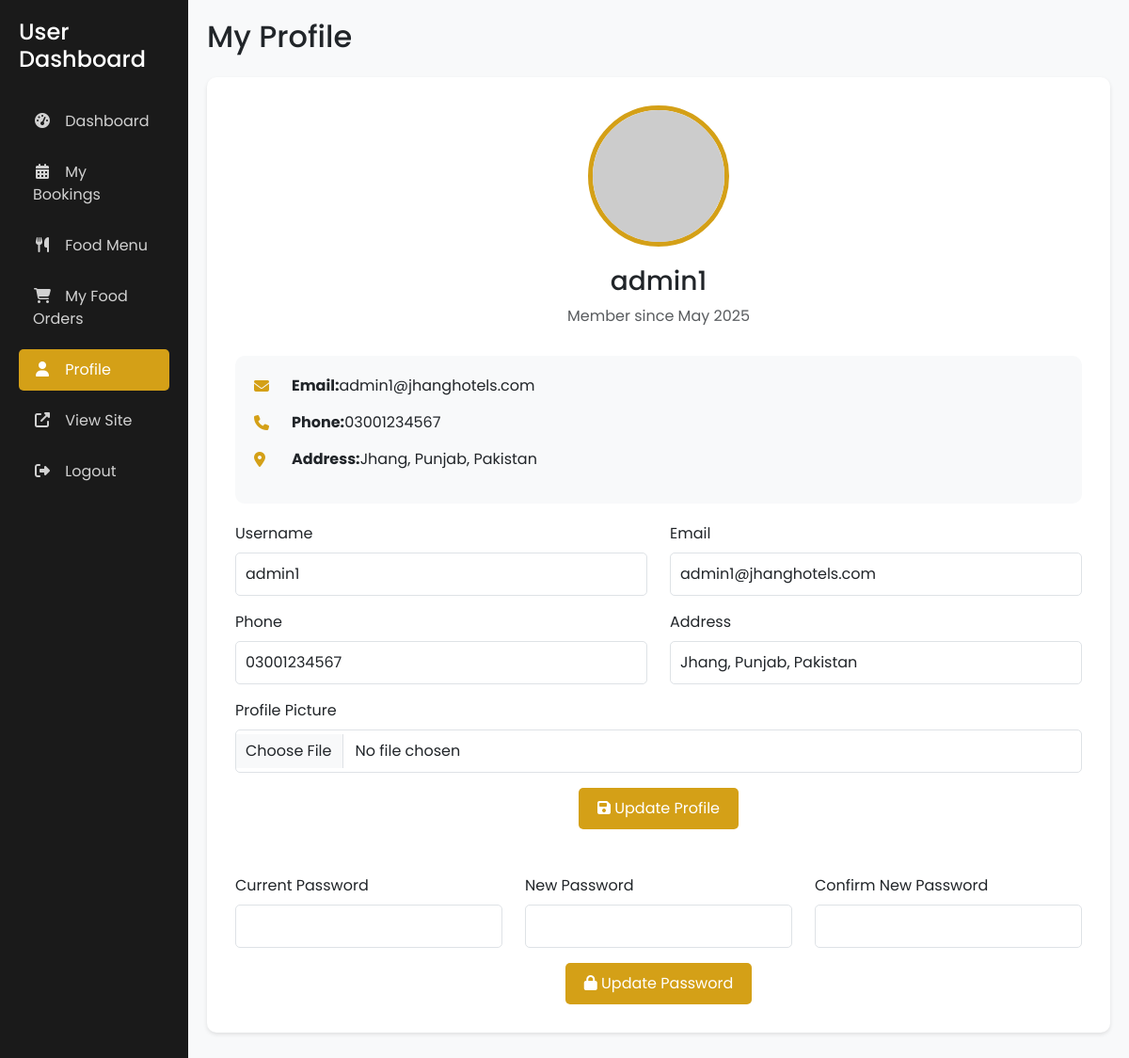
Screenshot of /user/profile.php (signed in) with the database file from the repository.
### tables this page shows
CREATE TABLE `users` (
  `id` int(11) NOT NULL,
  `username` varchar(50) NOT NULL,
  `email` varchar(100) NOT NULL,
  `password` varchar(255) NOT NULL,
  `role` enum('admin','user') DEFAULT 'user',
  `created_at` timestamp NOT NULL DEFAULT current_timestamp(),
  `first_name` varchar(50) NOT NULL,
  `last_name` varchar(50) NOT NULL,
  `phone` varchar(20) DEFAULT NULL,
  `address` text DEFAULT NULL,
  `profile_image` varchar(255) DEFAULT NULL,
  `vendor_id` int(11) NOT NULL DEFAULT 0
);

### includes/session.php (called while the page is built, shortened)
<?php
function isLoggedIn() {
    return isset($_SESSION['user_id']);
}
function getUserData() {
    if (isLoggedIn()) {
        global $conn;
        $user_id = $_SESSION['user_id'];
        $sql = "SELECT * FROM users WHERE id = ?";
        $stmt = mysqli_prepare($conn, $sql);
        mysqli_stmt_bind_param($stmt, "i", $user_id);
        mysqli_stmt_execute($stmt);
        $result = mysqli_stmt_get_result($stmt);
        return mysqli_fetch_assoc($result);
    }
    return null;
}
?>

### user/profile.php (the view, shortened to what this page needs)
<?php
require_once '../config/database.php';
require_once '../includes/session.php';
$user = getUserData();
?>
<!DOCTYPE html>
<html lang="en">
<head>
    <link href="https://cdn.jsdelivr.net/npm/bootstrap@5.3.0/dist/css/bootstrap.min.css" rel="stylesheet">
    <link rel="stylesheet" href="https://cdnjs.cloudflare.com/ajax/libs/font-awesome/6.4.2/css/all.min.css">
</head>
<body>
    <div class="container-fluid">
        <div class="row">
            <div class="col-md-3 col-lg-2 sidebar">
                <h4 class="mb-4">User Dashboard</h4>
                <nav class="nav flex-column">
                    <a class="nav-link" href="dashboard.php">
                        <i class="fas fa-tachometer-alt"></i> Dashboard
                    </a>
                    <a class="nav-link" href="bookings.php">
                        <i class="fas fa-calendar-alt"></i> My Bookings
                    </a>
                    <a class="nav-link" href="food_menu.php">
                        <i class="fas fa-utensils"></i> Food Menu
                    </a>
                    <a class="nav-link" href="food_orders.php">
                        <i class="fas fa-shopping-cart"></i> My Food Orders
                    </a>
                    <a class="nav-link active" href="profile.php">
                        <i class="fas fa-user"></i> Profile
                    </a>
                    <a class="nav-link" href="../index.php" target="_blank">
                        <i class="fas fa-external-link-alt"></i> View Site
                    </a>
                    <a class="nav-link" href="../logout.php">
                        <i class="fas fa-sign-out-alt"></i> Logout
                    </a>
                </nav>
            </div>
            <div class="col-md-9 col-lg-10 main-content">
                <h2 class="mb-4">My Profile</h2>
                <div class="profile-card">
                    <div class="profile-header">
                        <img src="<?php echo !empty($user['profile_image']) ? htmlspecialchars($user['profile_image']) : 'https://via.placeholder.com/150'; ?>"
                             alt="Profile Picture"
                             class="profile-avatar"
                             onerror="this.src='https://via.placeholder.com/150'">
                        <h3><?php echo htmlspecialchars($user['username']); ?></h3>
                        <p class="text-muted">Member since <?php echo date('F Y', strtotime($user['created_at'])); ?></p>
                    </div>
                    <div class="profile-info">
                        <p>
                            <i class="fas fa-envelope"></i>
                            <strong>Email:</strong> <?php echo htmlspecialchars($user['email']); ?>
                        </p>
                        <p>
                            <i class="fas fa-phone"></i>
                            <strong>Phone:</strong> <?php echo !empty($user['phone']) ? htmlspecialchars($user['phone']) : 'Not provided'; ?>
                        </p>
                        <p>
                            <i class="fas fa-map-marker-alt"></i>
                            <strong>Address:</strong> <?php echo !empty($user['address']) ? htmlspecialchars($user['address']) : 'Not provided'; ?>
                        </p>
                    </div>
                    <form method="POST" action="" enctype="multipart/form-data">
                        <div class="row">
                            <div class="col-md-6 mb-3">
                                <label for="username" class="form-label">Username</label>
                                <input type="text" class="form-control" id="username" name="username" value="<?php echo htmlspecialchars($user['username']); ?>" required>
                            </div>
                            <div class="col-md-6 mb-3">
                                <label for="email" class="form-label">Email</label>
                                <input type="email" class="form-control" id="email" name="email" value="<?php echo htmlspecialchars($user['email']); ?>" required>
                            </div>
                        </div>
                        <div class="row">
                            <div class="col-md-6 mb-3">
                                <label for="phone" class="form-label">Phone</label>
                                <input type="tel" class="form-control" id="phone" name="phone" value="<?php echo htmlspecialchars($user['phone'] ?? ''); ?>">
                            </div>
                            <div class="col-md-6 mb-3">
                                <label for="address" class="form-label">Address</label>
                                <input type="text" class="form-control" id="address" name="address" value="<?php echo htmlspecialchars($user['address'] ?? ''); ?>">
                            </div>
                        </div>
                        <div class="mb-3">
                            <label for="profile_image" class="form-label">Profile Picture</label>
                            <input type="file" class="form-control" id="profile_image" name="profile_image" accept="image/*">
                        </div>
                        <div class="text-center">
                            <button type="submit" name="update_profile" class="btn btn-custom">
                                <i class="fas fa-save"></i> Update Profile
                            </button>
                        </div>
                    </form>
                    <form method="POST" action="" class="mt-5">
                        <div class="row">
                            <div class="col-md-4 mb-3">
                                <label for="current_password" class="form-label">Current Password</label>
                                <input type="password" class="form-control" id="current_password" name="current_password">
                            </div>
                            <div class="col-md-4 mb-3">
                                <label for="new_password" class="form-label">New Password</label>
                                <input type="password" class="form-control" id="new_password" name="new_password">
                            </div>
                            <div class="col-md-4 mb-3">
                                <label for="confirm_password" class="form-label">Confirm New Password</label>
                                <input type="password" class="form-control" id="confirm_password" name="confirm_password">
                            </div>
                        </div>
                        <div class="text-center">
                            <button type="submit" name="update_password" class="btn btn-custom">
                                <i class="fas fa-lock"></i> Update Password
                            </button>
                        </div>
                    </form>
                </div>
            </div>
        </div>
    </div>
</body>
</html>

### user/profile.php (style rules this page uses)
body { font-family: 'Poppins', sans-serif; background-color: #f8f9fa; }
.sidebar { background: #1a1a1a; color: white; min-height: 100vh; padding: 20px; }
.sidebar .nav-link { color: rgba(255, 255, 255, 0.8); padding: 10px 15px; margin: 5px 0; border-radius: 5px; transition: all 0.3s; }
.sidebar .nav-link.active { background: #d4a017; color: white; }
.sidebar .nav-link i { margin-right: 10px; width: 20px; text-align: center; }
.main-content { padding: 20px; }
.profile-card { background: white; border-radius: 10px; padding: 30px; margin-bottom: 20px; box-shadow: 0 2px 4px rgba(0,0,0,0.1); transition: transform 0.3s; }
.profile-header { text-align: center; margin-bottom: 30px; }
.profile-avatar { width: 150px; height: 150px; border-radius: 50%; margin: 0 auto 20px; object-fit: cover; border: 5px solid #d4a017; }
.profile-info { background-color: #f8f9fa; padding: 20px; border-radius: 10px; margin-bottom: 20px; }
.profile-info p { margin-bottom: 15px; display: flex; align-items: center; }
.profile-info i { width: 30px; color: #d4a017; margin-right: 10px; }
.btn-custom { background-color: #d4a017; color: white; border: none; padding: 10px 20px; border-radius: 5px; transition: all 0.3s; }
.form-control { border: 1px solid #dee2e6; padding: 10px; border-radius: 5px; }

### rows the page displays
users: username "admin1", created_at "May 2025", email "admin1@jhanghotels.com", phone "03001234567", address "Jhang, Punjab, Pakistan"
